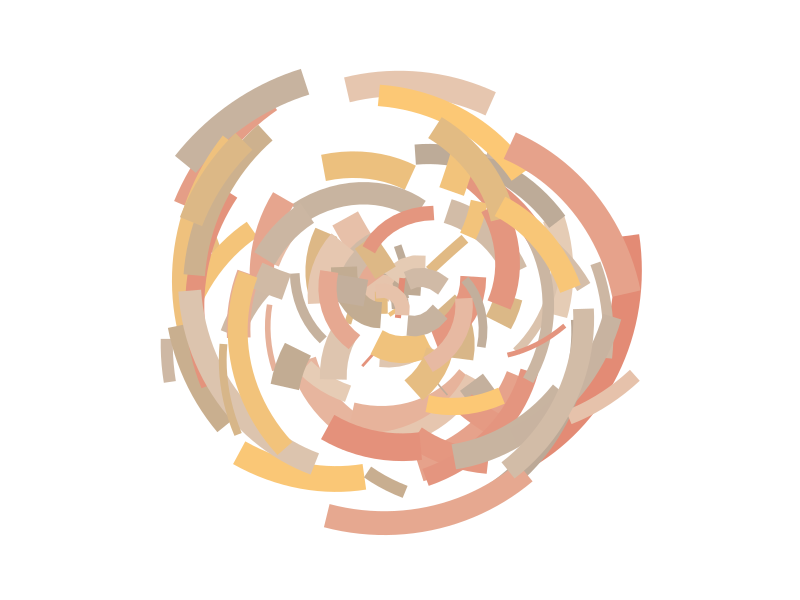
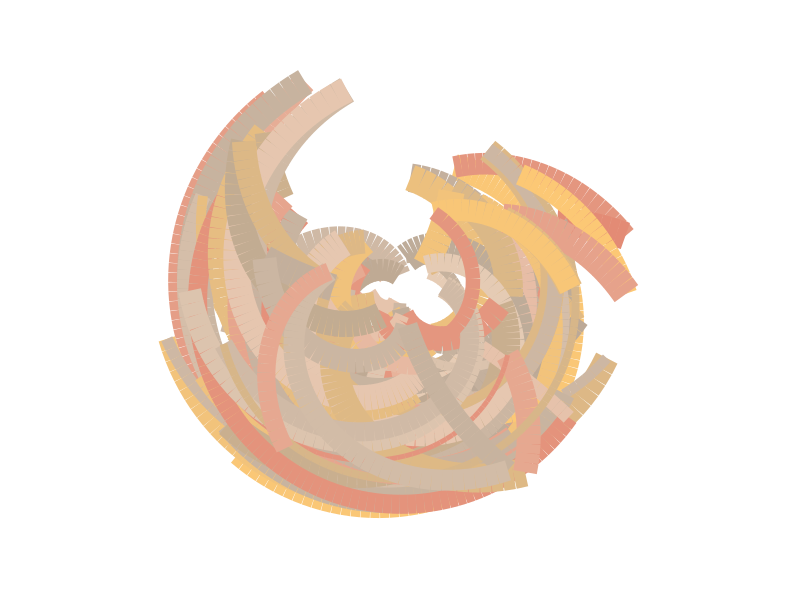
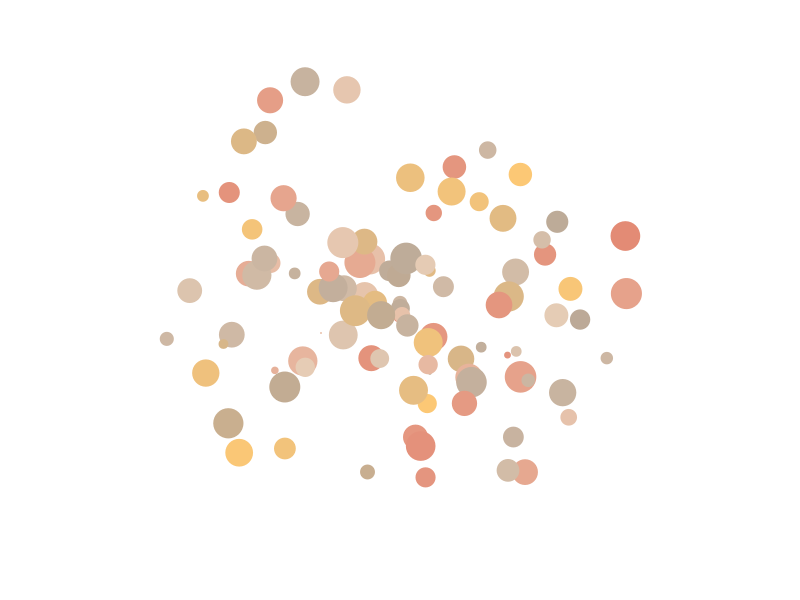
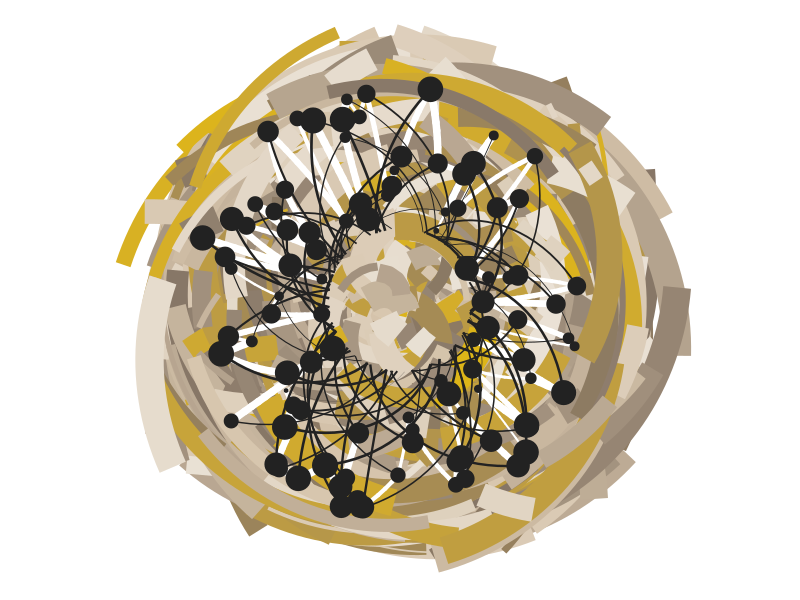
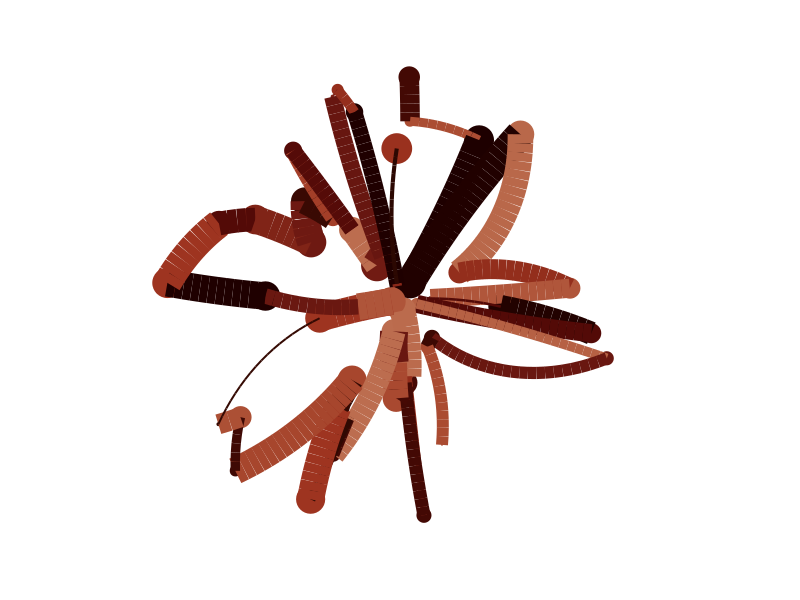

These charts were generated, in order, by the following R code:
library(ggplot2)
library(tibble)
library(dplyr)

sample_canva <- function(seed = NULL) {
  if(!is.null(seed)) set.seed(seed)
  sample(ggthemes::canva_palettes, 1)[[1]] #adjusting the colors to create colors from canva
}

sample_data <- function(seed = NULL, n = 100){ #creating sample data
  if(!is.null(seed)) set.seed(seed)
  dat <- tibble(
    x0 = runif(n),
    y0 = runif(n),
    x1 = x0 + runif(n, min = -.2, max = .2), #adjusting the randomness
    y1 = y0 + runif(n, min = -.2, max = .2),
    shade = runif(n), 
    size = runif(n),
    shape = factor(sample(0:22, size = n, replace = TRUE))
  )
}

polar_styled_plot <- function(data = NULL, palette) {
  ggplot(
    data = data, #creating ggplots from the data
    mapping = aes(
      x = x0,
      y = y0,
      xend = x1,
      yend = y1,
      colour = shade,
      size = size
    )) + 
    coord_polar(clip = "off") +
    scale_y_continuous(
      expand = c(0, 0),
      limits = c(0, 1), 
      oob = scales::oob_keep
    ) +
    scale_x_continuous(
      expand = c(0, 0), 
      limits = c(0, 1), 
      oob = scales::oob_keep
    ) + 
    scale_colour_gradientn(colours = palette) + #getting colors from the palette
    scale_size(range = c(0, 10)) + 
    theme_void() + 
    guides(
      colour = guide_none(),
      size = guide_none(),
      fill = guide_none(),
      shape = guide_none()
    )
}

#1.
dat <- sample_data(n = 100, seed = 1)  #calling data with sample_canva
pal <- sample_canva(seed = 1)

#2. 
polar_styled_plot(data = dat, palette = pal) + geom_segment()
polar_styled_plot(data = dat, palette = pal) + geom_path() #initializing plot with polar_styled_plot
polar_styled_plot(data = dat, palette = pal) + geom_point()

#3. 
library(dplyr) #adding ggplot geoms

dat1 <- sample_data(n = 2000, seed = 123) 
dat2 <- sample_data(n = 100, seed = 456) |>  
  mutate(y0 = .3 + y0 * .6, y1 = .3)

polar_styled_plot(palette = sample_canva(seed = 7)) + 
  geom_segment(
    data = dat1 |> mutate(size = size * 3)
  ) + 
  geom_line(
    data = dat2 |> mutate(size = size / 5), #adding ggplot2 geoms- creating lines
    lineend = "round", 
    colour = "white"
  ) +
  geom_segment(
    data = dat2 |> mutate(size = size / 40), #adding ggplot 2 geoms- creating segments
    lineend = "square", #creating squares for the end of the lines
    colour = "#222222"
  ) +
  geom_point(
    data = dat2 |> mutate(size = size * 2), #adding ggplot 2 geoms- creating points
    colour = "#222222"
  )


#2. 
my_style_plot <- function(data = NULL, palette) {
  ggplot(
    data = data,
    mapping = aes(
      x = x0,
      y = y0,
      xend = x1,
      yend = y1,
      colour = gradient, #creating a gradient color
      size = size
    )) + 
    coord_polar(clip = "o") +
    scale_y_continuous(
      expand = c(0, 0),
      limits = c(0, 1), 
      oob = scales::oob_keep
    ) +
    scale_x_continuous(
      expand = c(0, 0), 
      limits = c(0, 1), 
      oob = scales::oob_keep
    ) + 
    scale_colour_gradientn(colours = palette) + 
    scale_size(range = c(0, 10)) + 
    theme_void() + 
    guides(
      colour = guide_none(),
      size = guide_none(),
      fill = guide_none(),
      shape = guide_none()
    )
}

dat <- sample_data(n = 50, seed = 4) #creating 50 elements, adjusting the randomness
pal <- sample_canva(seed = 6) #adjusting the randomness of the colors


polar_styled_plot(data = dat, palette = pal) + geom_jitter() + geom_line() #creating jitter points and line points to create a figure 


